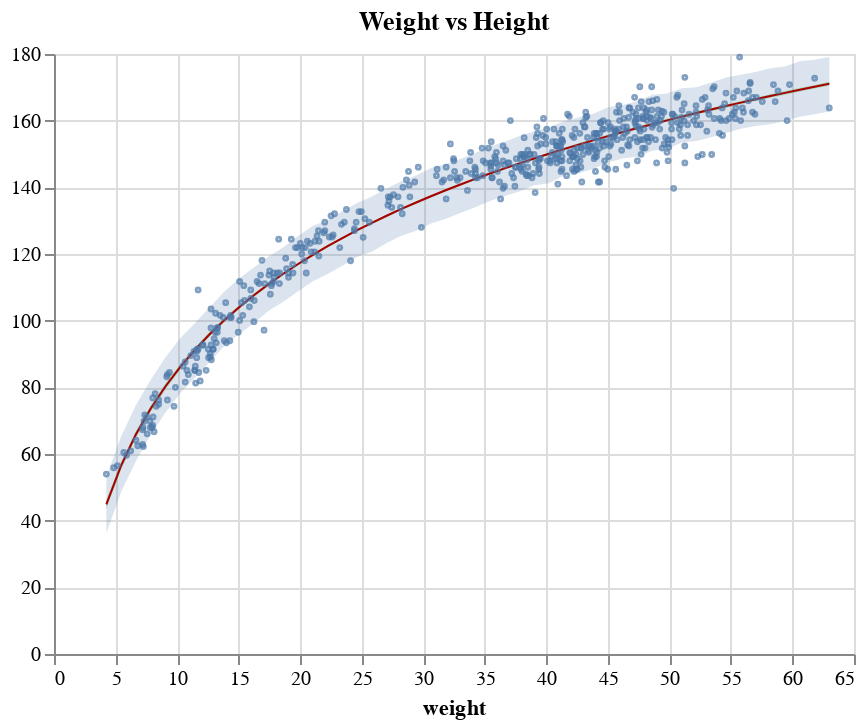

The notebook cell this image was saved under:
### Code cell
compatibility_band = (
    alt.Chart(df)
    .encode(alt.X("weight"))
    .mark_area(opacity=0.3, color="#00AA00")
    .encode(alt.Y("mu_high", axis=alt.Axis(title=None)), alt.Y2("mu_low"))
)

prediction_band = (
    alt.Chart(df)
    .encode(alt.X("weight"))
    .mark_area(opacity=0.2)
    .encode(alt.Y("h_high"), alt.Y2("h_low"))
)

map_line = (
    alt.Chart(df)
    .mark_line(color="#AA0000", strokeWidth=1)
    .encode(x="weight", y="h_map")
)

# alt.layer(compatibility_band, prediction_band, data_chart)
compatibility_band + prediction_band + map_line + data_chart

### Figure 1 — Vega-Lite specification as saved in the notebook (floating-point values rounded to 4 significant figures; data arrays with more than 128 entries replaced by an {"elided": "..."} marker saying what was removed)
{"$schema": "https://vega.github.io/schema/vega-lite/v4.17.0.json", "config": {"view": {"continuousHeight": 300, "continuousWidth": 400}}, "data": {"name": "data-e5c02aeaad2e35ab8d42003ba2b945d8"}, "datasets": {"data-0f9d361e0cd69fc2cdd54452adb888eb": {"elided": "544 records"}, "data-e5c02aeaad2e35ab8d42003ba2b945d8": [{"h_high": 53.09, "h_low": 36.22, "h_map": 44.91, "mu_high": 46.13, "mu_low": 43.6, "weight": 4.252}, {"h_high": 65.26, "h_low": 48.57, "h_map": 56.53, "mu_high": 57.63, "mu_low": 55.38, "weight": 5.451}, {"h_high": 74.64, "h_low": 57.83, "h_map": 65.84, "mu_high": 66.83, "mu_low": 64.81, "weight": 6.65}, {"h_high": 82.21, "h_low": 65.71, "h_map": 73.6, "mu_high": 74.45, "mu_low": 72.63, "weight": 7.849}, {"h_high": 88.96, "h_low": 72.37, "h_map": 80.25, "mu_high": 81.04, "mu_low": 79.38, "weight": 9.048}, {"h_high": 94.71, "h_low": 78.24, "h_map": 86.07, "mu_high": 86.82, "mu_low": 85.29, "weight": 10.25}, {"h_high": 99.26, "h_low": 82.88, "h_map": 91.25, "mu_high": 91.96, "mu_low": 90.55, "weight": 11.45}, {"h_high": 104.1, "h_low": 87.57, "h_map": 95.92, "mu_high": 96.58, "mu_low": 95.27, "weight": 12.64}, {"h_high": 108.8, "h_low": 92.37, "h_map": 100.2, "mu_high": 100.8, "mu_low": 99.56, "weight": 13.84}, {"h_high": 112.7, "h_low": 96.02, "h_map": 104.0, "mu_high": 104.6, "mu_low": 103.5, "weight": 15.04}, {"h_high": 115.9, "h_low": 99.24, "h_map": 107.6, "mu_high": 108.2, "mu_low": 107.1, "weight": 16.24}, {"h_high": 119.3, "h_low": 103.0, "h_map": 111.0, "mu_high": 111.5, "mu_low": 110.5, "weight": 17.44}, {"h_high": 122.0, "h_low": 105.7, "h_map": 114.1, "mu_high": 114.6, "mu_low": 113.6, "weight": 18.64}, {"h_high": 125.4, "h_low": 108.9, "h_map": 117.0, "mu_high": 117.4, "mu_low": 116.5, "weight": 19.84}, {"h_high": 128.5, "h_low": 111.8, "h_map": 119.7, "mu_high": 120.2, "mu_low": 119.3, "weight": 21.04}, {"h_high": 130.1, "h_low": 114.0, "h_map": 122.3, "mu_high": 122.7, "mu_low": 121.9, "weight": 22.23}, {"h_high": 132.8, "h_low": 116.5, "h_map": 124.8, "mu_high": 125.2, "mu_low": 124.4, "weight": 23.43}, {"h_high": 135.3, "h_low": 119.1, "h_map": 127.1, "mu_high": 127.5, "mu_low": 126.7, "weight": 24.63}, {"h_high": 137.2, "h_low": 120.7, "h_map": 129.4, "mu_high": 129.7, "mu_low": 129.0, "weight": 25.83}, {"h_high": 139.7, "h_low": 123.3, "h_map": 131.5, "mu_high": 131.8, "mu_low": 131.1, "weight": 27.03}, {"h_high": 141.9, "h_low": 125.5, "h_map": 133.5, "mu_high": 133.9, "mu_low": 133.1, "weight": 28.23}, {"h_high": 143.5, "h_low": 127.0, "h_map": 135.5, "mu_high": 135.8, "mu_low": 135.1, "weight": 29.43}, {"h_high": 145.8, "h_low": 129.1, "h_map": 137.3, "mu_high": 137.7, "mu_low": 137.0, "weight": 30.63}, {"h_high": 147.0, "h_low": 130.6, "h_map": 139.1, "mu_high": 139.5, "mu_low": 138.8, "weight": 31.82}, {"h_high": 148.5, "h_low": 132.3, "h_map": 140.9, "mu_high": 141.2, "mu_low": 140.5, "weight": 33.02}, {"h_high": 150.3, "h_low": 134.0, "h_map": 142.5, "mu_high": 142.9, "mu_low": 142.2, "weight": 34.22}, {"h_high": 152.3, "h_low": 135.9, "h_map": 144.1, "mu_high": 144.5, "mu_low": 143.8, "weight": 35.42}, {"h_high": 153.7, "h_low": 137.4, "h_map": 145.7, "mu_high": 146.1, "mu_low": 145.3, "weight": 36.62}, {"h_high": 155.4, "h_low": 138.8, "h_map": 147.2, "mu_high": 147.6, "mu_low": 146.8, "weight": 37.82}, {"h_high": 156.8, "h_low": 140.6, "h_map": 148.7, "mu_high": 149.0, "mu_low": 148.3, "weight": 39.02}, {"h_high": 158.0, "h_low": 141.2, "h_map": 150.1, "mu_high": 150.5, "mu_low": 149.7, "weight": 40.22}, {"h_high": 159.8, "h_low": 143.6, "h_map": 151.5, "mu_high": 151.9, "mu_low": 151.1, "weight": 41.41}, {"h_high": 161.0, "h_low": 144.2, "h_map": 152.8, "mu_high": 153.2, "mu_low": 152.4, "weight": 42.61}, {"h_high": 162.1, "h_low": 145.5, "h_map": 154.1, "mu_high": 154.5, "mu_low": 153.7, "weight": 43.81}, {"h_high": 164.0, "h_low": 147.5, "h_map": 155.4, "mu_high": 155.8, "mu_low": 155.0, "weight": 45.01}, {"h_high": 164.7, "h_low": 148.7, "h_map": 156.6, "mu_high": 157.0, "mu_low": 156.2, "weight": 46.21}, {"h_high": 165.9, "h_low": 149.2, "h_map": 157.8, "mu_high": 158.2, "mu_low": 157.4, "weight": 47.41}, {"h_high": 167.7, "h_low": 151.0, "h_map": 159.0, "mu_high": 159.4, "mu_low": 158.5, "weight": 48.61}, {"h_high": 168.1, "h_low": 151.5, "h_map": 160.1, "mu_high": 160.6, "mu_low": 159.6, "weight": 49.81}, {"h_high": 169.8, "h_low": 153.5, "h_map": 161.2, "mu_high": 161.7, "mu_low": 160.8, "weight": 51.0}, {"h_high": 170.0, "h_low": 153.9, "h_map": 162.3, "mu_high": 162.8, "mu_low": 161.8, "weight": 52.2}, {"h_high": 171.4, "h_low": 155.1, "h_map": 163.4, "mu_high": 163.8, "mu_low": 162.9, "weight": 53.4}, {"h_high": 172.9, "h_low": 156.3, "h_map": 164.4, "mu_high": 164.9, "mu_low": 163.9, "weight": 54.6}, {"h_high": 173.8, "h_low": 157.6, "h_map": 165.4, "mu_high": 165.9, "mu_low": 164.9, "weight": 55.8}, {"h_high": 174.6, "h_low": 158.4, "h_map": 166.4, "mu_high": 166.9, "mu_low": 165.9, "weight": 57.0}, {"h_high": 175.7, "h_low": 158.9, "h_map": 167.4, "mu_high": 167.9, "mu_low": 166.9, "weight": 58.2}, {"h_high": 176.2, "h_low": 159.9, "h_map": 168.3, "mu_high": 168.9, "mu_low": 167.8, "weight": 59.4}, {"h_high": 177.8, "h_low": 161.2, "h_map": 169.3, "mu_high": 169.8, "mu_low": 168.7, "weight": 60.6}, {"h_high": 178.2, "h_low": 161.9, "h_map": 170.2, "mu_high": 170.7, "mu_low": 169.6, "weight": 61.79}, {"h_high": 179.1, "h_low": 162.7, "h_map": 171.1, "mu_high": 171.7, "mu_low": 170.6, "weight": 62.99}]}, "layer": [{"encoding": {"x": {"field": "weight", "type": "quantitative"}, "y": {"axis": {"title": null}, "field": "mu_high", "type": "quantitative"}, "y2": {"field": "mu_low"}}, "mark": {"color": "#00AA00", "opacity": 0.3, "type": "area"}}, {"encoding": {"x": {"field": "weight", "type": "quantitative"}, "y": {"field": "h_high", "type": "quantitative"}, "y2": {"field": "h_low"}}, "mark": {"opacity": 0.2, "type": "area"}}, {"encoding": {"x": {"field": "weight", "type": "quantitative"}, "y": {"field": "h_map", "type": "quantitative"}}, "mark": {"color": "#AA0000", "strokeWidth": 1, "type": "line"}}, {"data": {"name": "data-0f9d361e0cd69fc2cdd54452adb888eb"}, "encoding": {"x": {"field": "weight", "scale": {"domain": [4.252, 62.99]}, "type": "quantitative"}, "y": {"field": "height", "scale": {"domain": [53.98, 179.1]}, "type": "quantitative"}}, "mark": {"size": 2, "type": "point"}, "title": "Weight vs Height"}]}
